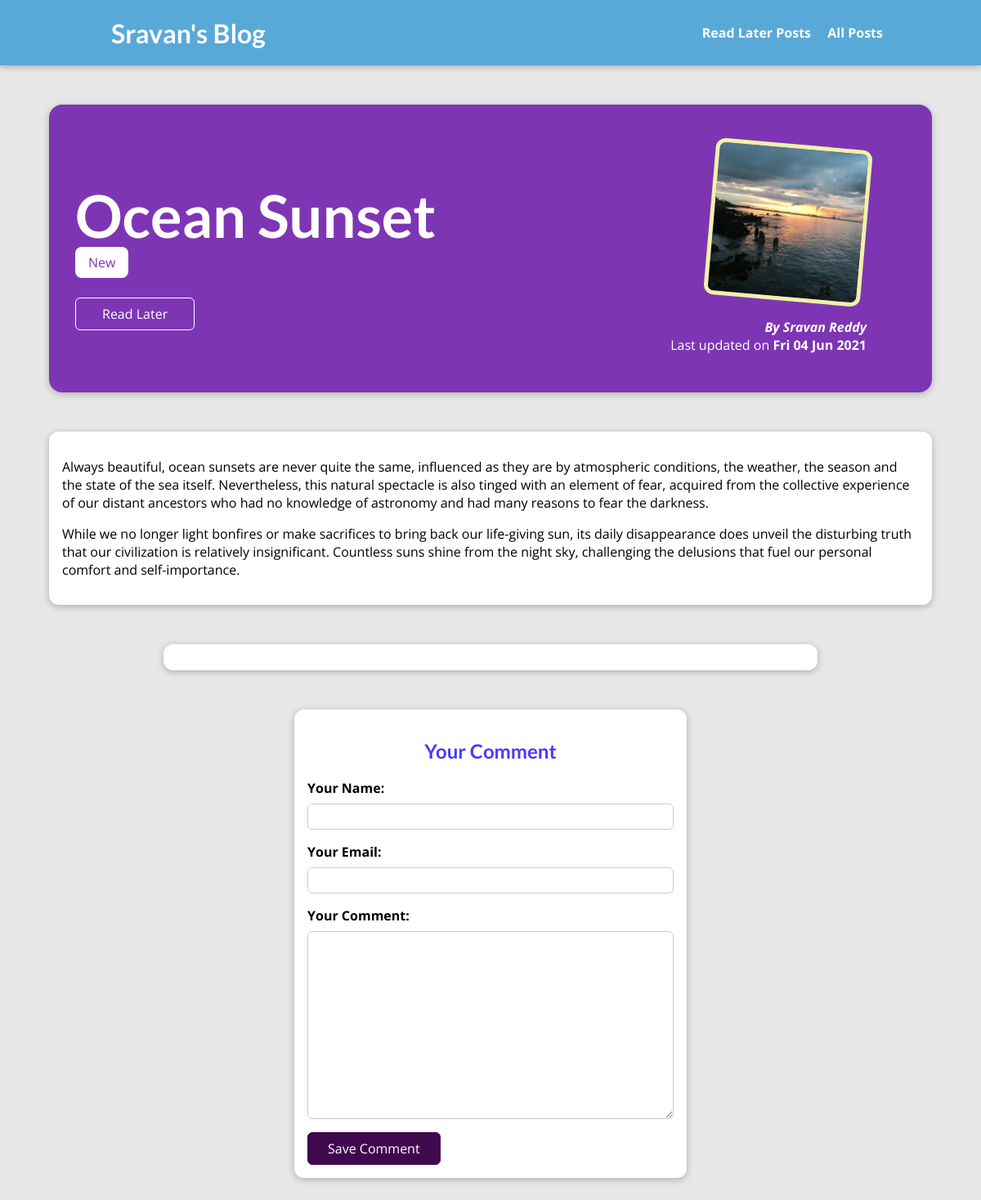
The page /blog/posts/sunset-at-the-ocean on the database as committed earlier.
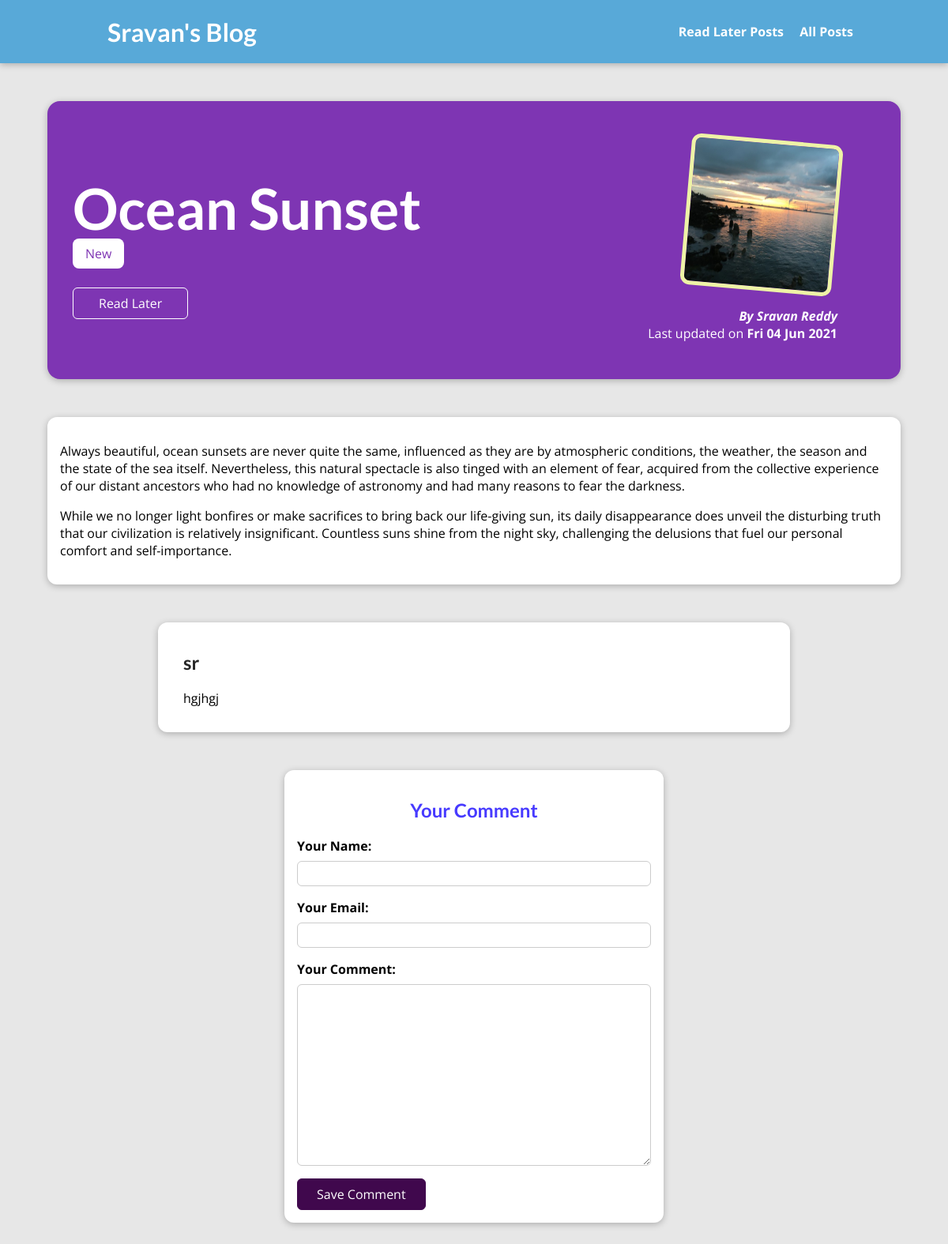
The same page on the database as committed later.
### blog/models.py (models this page shows, shortened)
class Post(models.Model):
    title = models.CharField(max_length=100)
    excerpt = models.CharField(max_length=250)
    image = models.ImageField(upload_to="posts", null=True)
    date = models.DateField(auto_now=True)
    slug = models.SlugField(unique=True, db_index=True)
    content = models.TextField(validators=[MinLengthValidator(20)])
    author = models.ForeignKey(Author, on_delete=models.SET_NULL, null=True, related_name="posts")
    tags = models.ManyToManyField(Tag)

class Tag(models.Model):
    caption = models.CharField(max_length=20)

class Author(models.Model):
    first_name = models.CharField(max_length=50)
    last_name = models.CharField(max_length=50)
    email_address = models.EmailField()
    def full_name(self):
        return f"{ self.first_name } { self.last_name }"
    def __str__(self):
        return self.full_name()

class Comment(models.Model):
    user_name = models.CharField(max_length=100)
    user_email = models.EmailField()
    text = models.TextField(max_length=500)
    post = models.ForeignKey(Post, on_delete=models.CASCADE, related_name="comments")

### blog/views.py (the view, shortened to what this page needs)
# urls.py: path("posts/<slug:slug>", views.PostDetailView.as_view(), name="post-detail-page"),
class PostDetailView(View):
    def is_read_later_post(self, request, post_id):
        stored_posts = request.session.get("stored_posts")
        if stored_posts is not None:
            is_saved_for_later = post_id in stored_posts
        else:
            is_saved_for_later = False
        return is_saved_for_later
    def get(self, request, slug):
        post = Post.objects.get(slug=slug)
        context = {
            "post": post,
            "post_tags": post.tags.all(),
            "comment_form": CommentForm(),
            "comments": post.comments.all().order_by("-id"),
            "saved_for_later": self.is_read_later_post(request, post.id)
        }
        return render(request, "blog/post-detail.html", context)

### blog/forms.py
class CommentForm(forms.ModelForm):
    class Meta:
        model = Comment
        exclude = ["post"]
        labels = {
            "user_name": "Your Name",
            "user_email": "Your Email",
            "text": "Your Comment"
        }

### blog/templates/blog/post-detail.html (shortened to what this page needs)
{% extends "base.html" %}
{% load static %}
{% block css_files %}
    <link rel="stylesheet" href="{% static "blog/post-detail.css" %}" />
{% endblock %}
{% block content %}
    <section id="summary">
        <h2>{{ post.title }}</h2>
        <div>
            {% for tag in post_tags %}
                <span class="tag">{{ tag.caption }}</span>
            {% endfor %}
        </div>
        <div id="read-later">
            <form action="{% url "read-later" %}" method="POST">
                <button>
                    {% if saved_for_later %}
                        Remove from "Read Later" List
                    {% else %}
                        Read Later
                    {% endif %}
                </button>
            </form>
        </div>
        <article>
            <img src="{{ post.image.url }}" alt="{{ post.title }}" />
            <address>By <a href="mailto:{{ post.author.email_address }}">{{ post.author }}</a></address>
            <div>
                Last updated on <time>{{ post.date|date:"D d M Y"}}</time>
            </div>
        </article>
    </section>
    <main>
        {{ post.content|linebreaks }}
    </main>
    <section id="comments">
        <ul>
            {% for comment in comments %}
                <li>
                    <h2>{{ comment.user_name }}</h2>
                    <p>{{ comment.text|linebreaks }}</p>
                </li>
            {% endfor %}
        </ul>
    </section>
    <section id="comment-form">
        <h2>Your Comment</h2>
        <form action="{% url "post-detail-page" post.slug %}" method="POST">
            {% for form_field in comment_form %}
                <div class="form-control {% if form_field.errors %}invalid{% endif %}">
                    {{ form_field.label_tag }}
                    {{ form_field }}
                </div>
            {% endfor %}
            <button>Save Comment</button>
        </form>
    </section>
{% endblock %}

### templates/base.html (shortened to what this page needs)
{% load static %}
<!DOCTYPE html>
<html lang="en">
<head>
    <link rel="stylesheet" href="{% static "app.css" %}" />
    {% block css_files %} {% endblock %}
</head>
<body>
    <header id="main-navigation">
        <h1><a href="{% url "starting-page" %}">Sravan's Blog</a></h1>
        <nav>
            <a href="{% url "read-later" %}">Read Later Posts</a>
            <a href="{% url "posts-page" %}">All Posts</a>
        </nav>
    </header>
    {% block content %} {% endblock %}
</body>
</html>

### static/app.css (style rules this page uses)
* { box-sizing: border-box; }
html { font-family: 'Open Sans', 'Lato', sans-serif; }
body { margin: 0; }
h1, h2, h3 { font-family: 'Lato', sans-serif; font-weight: bold; }
#main-navigation { width: 100%; height: 5rem; display: flex; justify-content: space-between; align-items: center; padding: 0 10%; position: absolute; top: 0; left: 0; }
#main-navigation a { text-decoration: none; color: white; font-weight: bold; margin-left: 1rem; }

### blog/static/blog/post-detail.css (style rules this page uses)
body { background-color: #e7e7e7; }
#main-navigation { background-color: #58a9d8; box-shadow: 0 2px 8px rgba(0, 0, 0, 0.25); }
#summary { margin: 8rem auto 3rem auto; padding: 2rem; width: 90%; max-width: 90rem; border-radius: 16px; background-color: #7e35b3; position: relative; box-shadow: 0 2px 8px rgba(0, 0, 0, 0.25); height: 22rem; }
#summary h2 { color: white; font-size: 4.5rem; margin-bottom: 0.25rem; }
#summary article { position: absolute; top: 2rem; right: 3rem; padding: 1rem 2rem; border-radius: 12rem; text-align: right; color: white; }
#summary article img { width: 12rem; height: 12rem; border: 5px solid #eef3a6; border-radius: 12px; transform: rotateZ(5deg); margin-bottom: 1rem; }
#summary address { font-weight: bold; }
#summary a { color: white; text-decoration: none; }
#summary time { font-weight: bold; }
#read-later { margin: 2rem 0; }
#read-later button { background-color: transparent; border: 1px solid white; border-radius: 6px; padding: 0.5rem 2rem; font: inherit; color: white; cursor: pointer; }
main { width: 90%; max-width: 90rem; margin: 3rem auto; background-color: white; padding: 1rem; border-radius: 12px; box-shadow: 0 2px 8px rgba(0, 0, 0, 0.25); }
.tag { background-color: white; color: #7e35b3; padding: 0.5rem 1rem; border-radius: 8px; }
#comment-form { margin: 3rem auto; width: 90%; max-width: 30rem; border-radius: 12px; background-color: white; box-shadow: 0 2px 8px rgba(0, 0, 0, 0.25); padding: 1rem; }
#comment-form h2 { text-align: center; color: #473aff; }
#comment-form button { font: inherit; background-color: #40084d; color: white; border: 1px solid #40084d; padding: 0.5rem 1.5rem; border-radius: 6px; cursor: pointer; }
.form-control { margin-bottom: 1rem; }
.form-control label { font-weight: bold; margin-bottom: 0.5rem; display: block; }
.form-control input, .form-control textarea { display: block; width: 100%; font: inherit; padding: 0.25rem; border-radius: 6px; border: 1px solid #ccc; }
#comments { margin: 3rem auto; width: 90%; max-width: 50rem; border-radius: 12px; background-color: white; box-shadow: 0 2px 8px rgba(0, 0, 0, 0.25); padding: 1rem 2rem; }
#comments ul { list-style: none; margin: 0; padding: 0; }
#comments li { margin-bottom: 1rem; border-bottom: 2px solid #ccc; }
#comments li:last-of-type { border-bottom: none; }
#comments h2 { color: #252525; }

Rows that differ between the two databases and show on the page:
added Comment: user_name "sr", text "hgjhgj"
